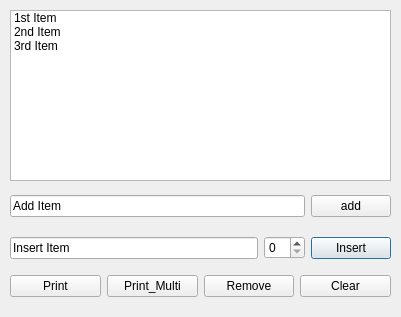
<?xml version="1.0" encoding="UTF-8"?>
<ui version="4.0">
 <class>Dialog</class>
 <widget class="QDialog" name="Dialog">
  <property name="geometry">
   <rect>
    <x>0</x>
    <y>0</y>
    <width>401</width>
    <height>317</height>
   </rect>
  </property>
  <property name="windowTitle">
   <string>Dialog</string>
  </property>
  <widget class="QListWidget" name="listWidget_Test">
   <property name="geometry">
    <rect>
     <x>10</x>
     <y>10</y>
     <width>381</width>
     <height>171</height>
    </rect>
   </property>
   <property name="dragDropMode">
    <enum>QAbstractItemView::DragDrop</enum>
   </property>
   <property name="selectionMode">
    <enum>QAbstractItemView::SingleSelection</enum>
   </property>
   <property name="wordWrap">
    <bool>false</bool>
   </property>
   <item>
    <property name="text">
     <string>1st Item</string>
    </property>
   </item>
   <item>
    <property name="text">
     <string>2nd Item</string>
    </property>
   </item>
   <item>
    <property name="text">
     <string>3rd Item</string>
    </property>
   </item>
  </widget>
  <widget class="QWidget" name="layoutWidget">
   <property name="geometry">
    <rect>
     <x>10</x>
     <y>230</y>
     <width>381</width>
     <height>36</height>
    </rect>
   </property>
   <layout class="QHBoxLayout" name="horizontalLayout_2">
    <item>
     <widget class="QLineEdit" name="line_insertItem">
      <property name="text">
       <string>Insert Item</string>
      </property>
     </widget>
    </item>
    <item>
     <widget class="QSpinBox" name="spin_insertRow"/>
    </item>
    <item>
     <widget class="QPushButton" name="btn_insertItem">
      <property name="text">
       <string>Insert</string>
      </property>
     </widget>
    </item>
   </layout>
  </widget>
  <widget class="QWidget" name="">
   <property name="geometry">
    <rect>
     <x>10</x>
     <y>190</y>
     <width>381</width>
     <height>33</height>
    </rect>
   </property>
   <layout class="QHBoxLayout" name="horizontalLayout">
    <item>
     <widget class="QLineEdit" name="line_addItem">
      <property name="text">
       <string>Add Item</string>
      </property>
     </widget>
    </item>
    <item>
     <widget class="QPushButton" name="btn_addItem">
      <property name="text">
       <string>add</string>
      </property>
     </widget>
    </item>
   </layout>
  </widget>
  <widget class="QWidget" name="">
   <property name="geometry">
    <rect>
     <x>10</x>
     <y>270</y>
     <width>381</width>
     <height>32</height>
    </rect>
   </property>
   <layout class="QHBoxLayout" name="horizontalLayout_3">
    <item>
     <widget class="QPushButton" name="btn_printItem">
      <property name="text">
       <string>Print</string>
      </property>
     </widget>
    </item>
    <item>
     <widget class="QPushButton" name="btn_printMultiItems">
      <property name="text">
       <string>Print_Multi</string>
      </property>
     </widget>
    </item>
    <item>
     <widget class="QPushButton" name="btn_removeItem">
      <property name="text">
       <string>Remove</string>
      </property>
     </widget>
    </item>
    <item>
     <widget class="QPushButton" name="btn_clearItem">
      <property name="text">
       <string>Clear</string>
      </property>
     </widget>
    </item>
   </layout>
  </widget>
 </widget>
 <resources/>
 <connections/>
</ui>
